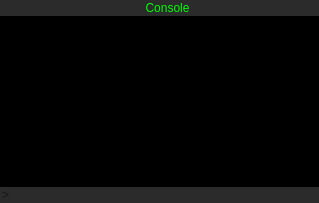
<?xml version="1.0" encoding="UTF-8"?>
<ui version="4.0">
 <class>Console</class>
 <widget class="QDialog" name="Console">
  <property name="geometry">
   <rect>
    <x>0</x>
    <y>0</y>
    <width>319</width>
    <height>203</height>
   </rect>
  </property>
  <property name="windowTitle">
   <string>Console</string>
  </property>
  <property name="windowIcon">
   <iconset resource="resources.qrc">
    <normaloff>:/icons/console.png</normaloff>:/icons/console.png</iconset>
  </property>
  <property name="windowOpacity">
   <double>0.800000000000000</double>
  </property>
  <property name="styleSheet">
   <string notr="true">background-color:rgb(43, 43, 43);</string>
  </property>
  <property name="sizeGripEnabled">
   <bool>false</bool>
  </property>
  <property name="modal">
   <bool>false</bool>
  </property>
  <layout class="QVBoxLayout" name="verticalLayout">
   <property name="spacing">
    <number>0</number>
   </property>
   <property name="leftMargin">
    <number>0</number>
   </property>
   <property name="topMargin">
    <number>0</number>
   </property>
   <property name="rightMargin">
    <number>0</number>
   </property>
   <property name="bottomMargin">
    <number>0</number>
   </property>
   <item>
    <layout class="QHBoxLayout" name="horizontalLayout">
     <item>
      <widget class="QLabel" name="label">
       <property name="minimumSize">
        <size>
         <width>16</width>
         <height>16</height>
        </size>
       </property>
       <property name="maximumSize">
        <size>
         <width>16</width>
         <height>24</height>
        </size>
       </property>
       <property name="text">
        <string/>
       </property>
       <property name="pixmap">
        <pixmap resource="resources.qrc">:/icons/console.png</pixmap>
       </property>
       <property name="scaledContents">
        <bool>true</bool>
       </property>
      </widget>
     </item>
     <item>
      <widget class="QLabel" name="title">
       <property name="styleSheet">
        <string notr="true">color:rgb(0, 255, 0);</string>
       </property>
       <property name="text">
        <string>Console</string>
       </property>
       <property name="alignment">
        <set>Qt::AlignCenter</set>
       </property>
       <property name="margin">
        <number>2</number>
       </property>
      </widget>
     </item>
    </layout>
   </item>
   <item>
    <widget class="QTextEdit" name="screen">
     <property name="styleSheet">
      <string notr="true">QTextEdit {background: #000000; color: rgb(0, 255, 0) ;}
</string>
     </property>
     <property name="frameShape">
      <enum>QFrame::NoFrame</enum>
     </property>
     <property name="readOnly">
      <bool>true</bool>
     </property>
     <property name="html">
      <string>&lt;!DOCTYPE HTML PUBLIC &quot;-//W3C//DTD HTML 4.0//EN&quot; &quot;http://www.w3.org/TR/REC-html40/strict.dtd&quot;&gt;
&lt;html&gt;&lt;head&gt;&lt;meta name=&quot;qrichtext&quot; content=&quot;1&quot; /&gt;&lt;style type=&quot;text/css&quot;&gt;
p, li { white-space: pre-wrap; }
&lt;/style&gt;&lt;/head&gt;&lt;body style=&quot; font-family:'MS Shell Dlg 2'; font-size:8.25pt; font-weight:400; font-style:normal;&quot;&gt;
&lt;p style=&quot;-qt-paragraph-type:empty; margin-top:0px; margin-bottom:0px; margin-left:0px; margin-right:0px; -qt-block-indent:0; text-indent:0px; font-size:8pt;&quot;&gt;&lt;br /&gt;&lt;/p&gt;
&lt;p style=&quot;-qt-paragraph-type:empty; margin-top:0px; margin-bottom:0px; margin-left:0px; margin-right:0px; -qt-block-indent:0; text-indent:0px; font-size:8pt;&quot;&gt;&lt;br /&gt;&lt;/p&gt;&lt;/body&gt;&lt;/html&gt;</string>
     </property>
     <property name="acceptRichText">
      <bool>false</bool>
     </property>
    </widget>
   </item>
   <item>
    <widget class="QConsoleEdit" name="input">
     <property name="styleSheet">
      <string notr="true">QLineEdit {background: #000000; color: rgb(0, 255, 0) ;}\n</string>
     </property>
     <property name="text">
      <string/>
     </property>
     <property name="frame">
      <bool>false</bool>
     </property>
     <property name="placeholderText">
      <string notr="true">&gt;</string>
     </property>
    </widget>
   </item>
  </layout>
 </widget>
 <customwidgets>
  <customwidget>
   <class>QConsoleEdit</class>
   <extends>QLineEdit</extends>
   <header>console.h</header>
  </customwidget>
 </customwidgets>
 <resources>
  <include location="resources.qrc"/>
 </resources>
 <connections/>
</ui>
